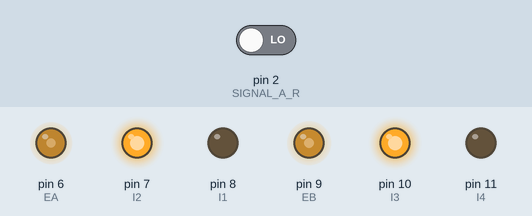
Simulated run of this sketch. Board: Arduino Uno, built with avr-gcc and run on an emulated ATmega328P. Shown: output pins drawn as LEDs (lit = HIGH). The inputs (shaded band) are chosen by the test bench; at power-on: pin 2 (SIGNAL_A_R) LOW. What the sketch prints to the serial monitor is not drawn.

Above: at 0.1 s.
Timing chart, 0 to 1.6 s (numbered marks = the images above):
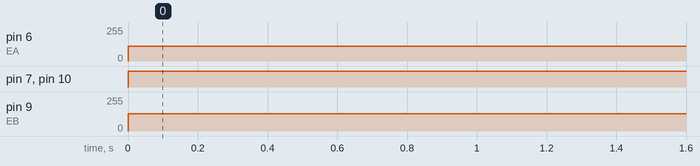

Measured:
- by itself, pin 6 (EA): 0/255 → 112/255 at 0.00 s
- by itself, pin 7 (I2), pin 10 (I3): LOW → HIGH at 0.00 s
- by itself, pin 9 (EB): 0/255 → 128/255 at 0.00 s

The sketch:

motor-angular-rate.ino
```cpp
// (licence header left out)
//Right side pin assignments
// Wheel PWM pin (must be a PWM pin)
int EA = 6;
// Wheel direction digital pins
int I1 = 8;
int I2 = 7;

//Left side pin assignments
// Wheel PWM pin (must be a PWM pin)
int EB = 9;
// Wheel direction digital pins
int I3 = 10; // (blue)
int I4 = 11; // (black)

// Motor PWM command variable [0-255]
byte uRight = 0;
byte uLeft = 0;

// Left wheel encoder digital pins
const byte SIGNAL_A_R = 2;
const byte SIGNAL_B_R = 3;

// Right wheel encoder digital pins
const byte SIGNAL_A_L = 5;
const byte SIGNAL_B_L = 4;

// Encoder ticks per (motor) revolution (TPR)
const int TPR = 3000;

// Wheel radius [m]
const double RHO = 0.0625;

// Counter to keep track of encoder ticks [integer]
volatile long right_encoder_ticks = 0;
volatile long left_encoder_ticks = 0;

// Variable to store estimated angular rate of left and right wheels [rad/s]
double omega_L = 0.0;
double omega_R = 0.0;

// estimated wheel speeds [m/s]
double speed_L = 0.0;
double speed_R = 0.0;

// Sampling interval for measurements in milliseconds
const int T = 1000;

// Counters for milliseconds during interval
long t_now = 0;
long t_last = 0;

// This function is called when SIGNAL_A goes HIGH
void decodeEncoderTicks_right()
{
    if (digitalRead(SIGNAL_B_R) == LOW)
    {
        // SIGNAL_A leads SIGNAL_B, so count one way
        right_encoder_ticks--;
    }
    else
    {
        // SIGNAL_B leads SIGNAL_A, so count the other way
        right_encoder_ticks++;
    }
}

void decodeEncoderTicks_left()
{
    if (digitalRead(SIGNAL_B_L) == LOW)
    {
        // SIGNAL_A leads SIGNAL_B, so count one way
        left_encoder_ticks--;
    }
    else
    {
        // SIGNAL_B leads SIGNAL_A, so count the other way
        left_encoder_ticks++;
    }
}

void setup()
{
    // Open the serial port at 9600 bps
    Serial.begin(9600);

    // Set the pin modes for the motor driver
    pinMode(EA, OUTPUT);
    pinMode(I1, OUTPUT);
    pinMode(I2, OUTPUT);

    pinMode(EB, OUTPUT);
    pinMode(I3, OUTPUT);
    pinMode(I4, OUTPUT);

    // Set the pin modes for the encoders
    pinMode(SIGNAL_A_R, INPUT);
    pinMode(SIGNAL_B_R, INPUT);

    pinMode(SIGNAL_A_L, INPUT);
    pinMode(SIGNAL_B_L, INPUT);

    // Every time the pin goes high, this is a pulse
    attachInterrupt(digitalPinToInterrupt(SIGNAL_A_R), decodeEncoderTicks_right, RISING);
    attachInterrupt(digitalPinToInterrupt(SIGNAL_A_L), decodeEncoderTicks_left, RISING);

    // Print a message
    Serial.print("Program initialized.");
    Serial.print("\n");
}

void loop()
{
    // Get the elapsed time [ms]
    t_now = millis();

    if (t_now - t_last >= T)
    {
        // Estimate the rotational speed [rad/s]
        omega_L = 2.0 * PI * ((double)left_encoder_ticks / (double)TPR) * 1000.0 / (double)(t_now - t_last);
        speed_L = omega_L * RHO;

        omega_R = 2.0 * PI * ((double)right_encoder_ticks / (double)TPR) * 1000.0 / (double)(t_now - t_last);
        speed_R = -omega_R * RHO;

        // Print some stuff to the serial monitor
        Serial.print("Encoder ticks left: ");
        Serial.print(left_encoder_ticks);
        Serial.print("\t");
        Serial.print("Estimated left wheel speed: ");
        Serial.print(speed_L);
        Serial.print(" m/s");
        Serial.print("\t");
        Serial.print("Encoder ticks right: ");
        Serial.print(right_encoder_ticks);
        Serial.print("\t");
        Serial.print("Estimated right wheel speed: ");
        Serial.print(speed_R);
        Serial.print(" m/s");
        Serial.print("\n");

        // Record the current time [ms]
        t_last = t_now;

        // Reset the encoder ticks counter
        left_encoder_ticks = 0;
        right_encoder_ticks = 0;
    }

    // Set the wheel motor PWM command [0-255]
    uLeft = 128;
    uRight = 112;

    // Select a direction
    digitalWrite(I1, LOW);
    digitalWrite(I2, HIGH);

    // PWM command to the motor driver
    analogWrite(EB, uLeft);

    // Select a direction
    digitalWrite(I3, HIGH);
    digitalWrite(I4, LOW);

    // PWM command to the motor driver
    analogWrite(EA, uRight);
}
```
